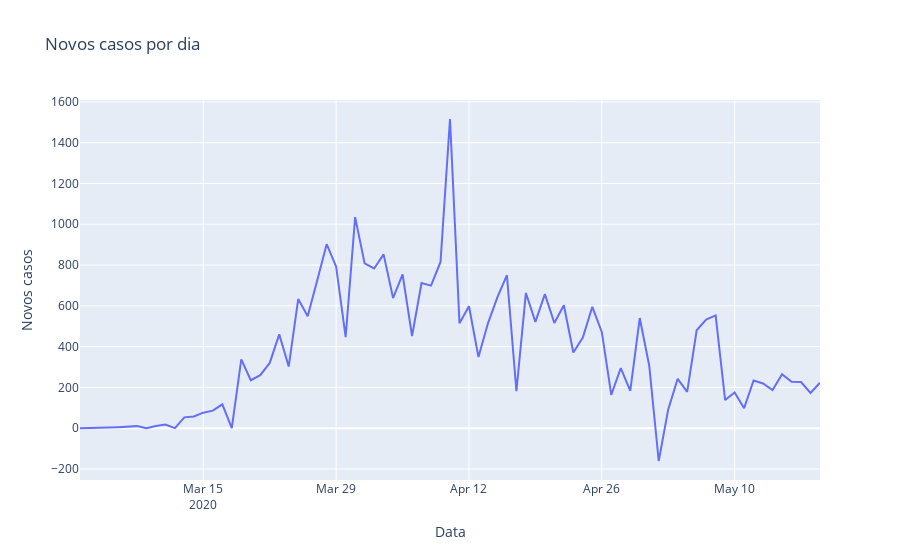

Source (notebook cell):
### Code cell
# Visualização através do gráfico
px.line(portugal, x='observationdate', y='novoscasos', title='Novos casos por dia',
       labels={'observationdate': 'Data', 'novoscasos': 'Novos casos'})
